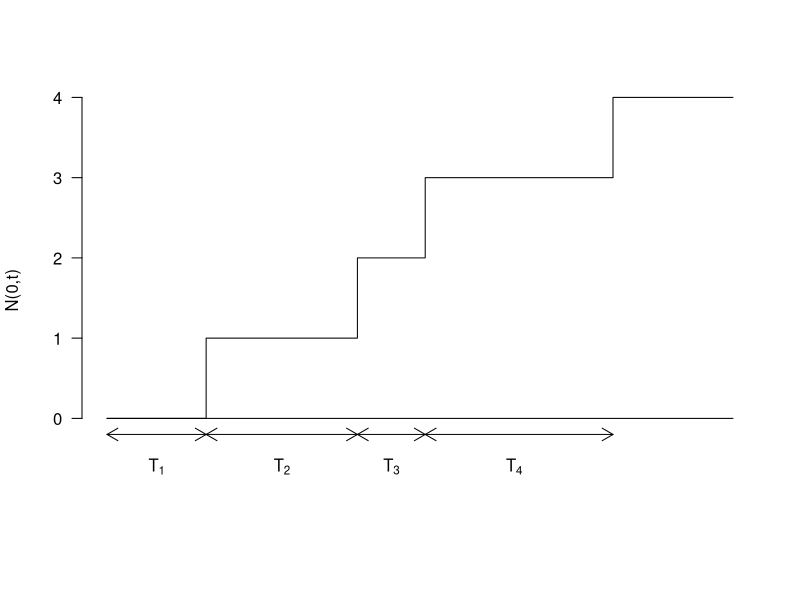

R code for this plot:
par(las=1)
plot(c(0, 1.9, 4.8, 6.1, 9.7, 12), c(0, 1, 2, 3, 4, 4), type="s",
  xlab="", ylab="N(0,t)", ylim=c(-.8,4), xaxt="n", yaxp=c(0, 4, 4), bty="n")
lines(c(0, 12), c(0, 0))
arrows(0, -.2, 1.9, -.2, code=3, length=0.125)
text(.95, -.6, expression(T[1]))
arrows(1.9, -.2, 4.8, -.2, code=3, length=0.125)
text(3.35, -.6, expression(T[2]))
arrows(4.8, -.2, 6.1, -.2, code=3, length=0.125)
text(5.45, -.6, expression(T[3]))
arrows(6.1, -.2, 9.7, -.2, code=3, length=0.125)
text(7.8, -.6, expression(T[4]))
